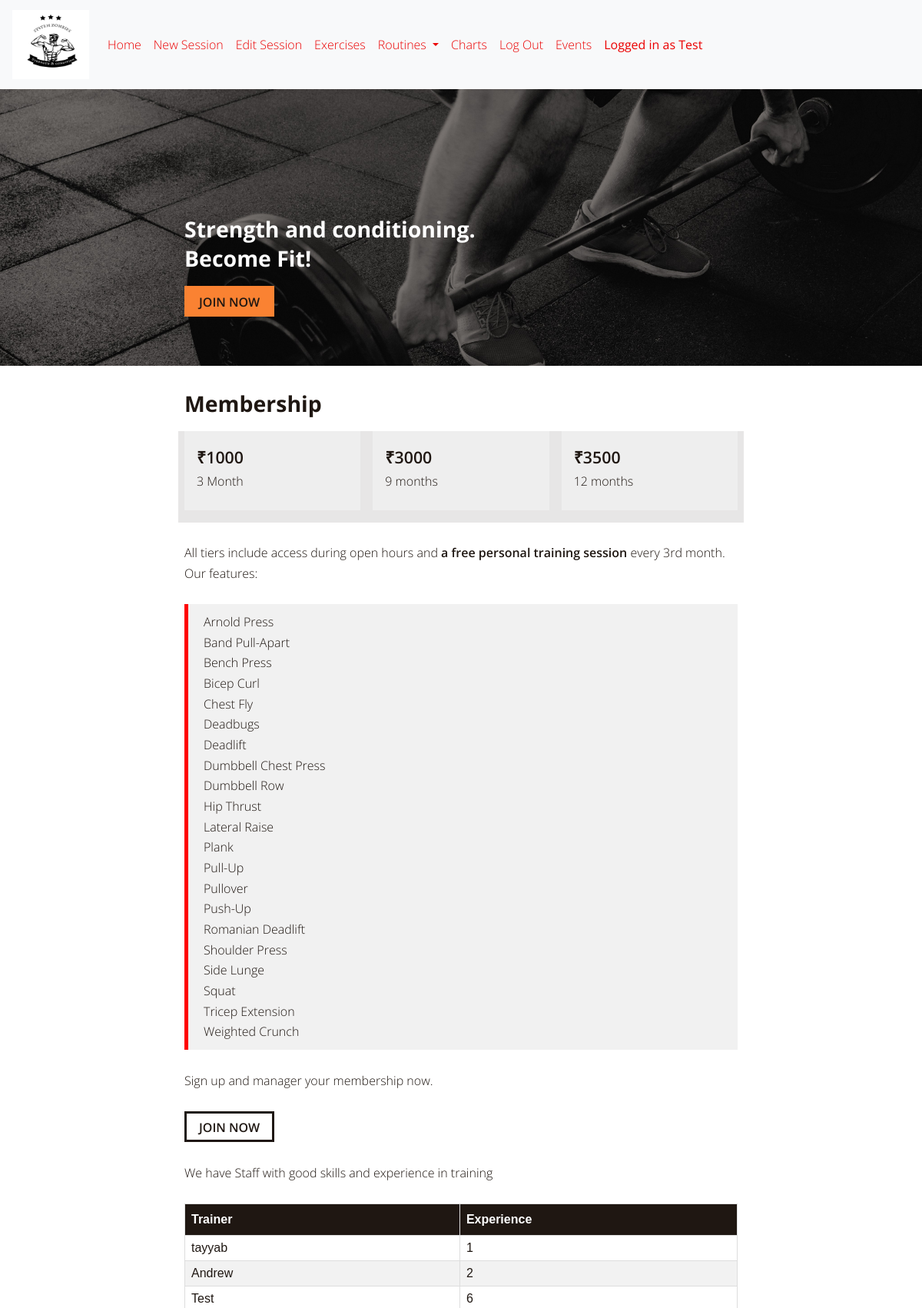
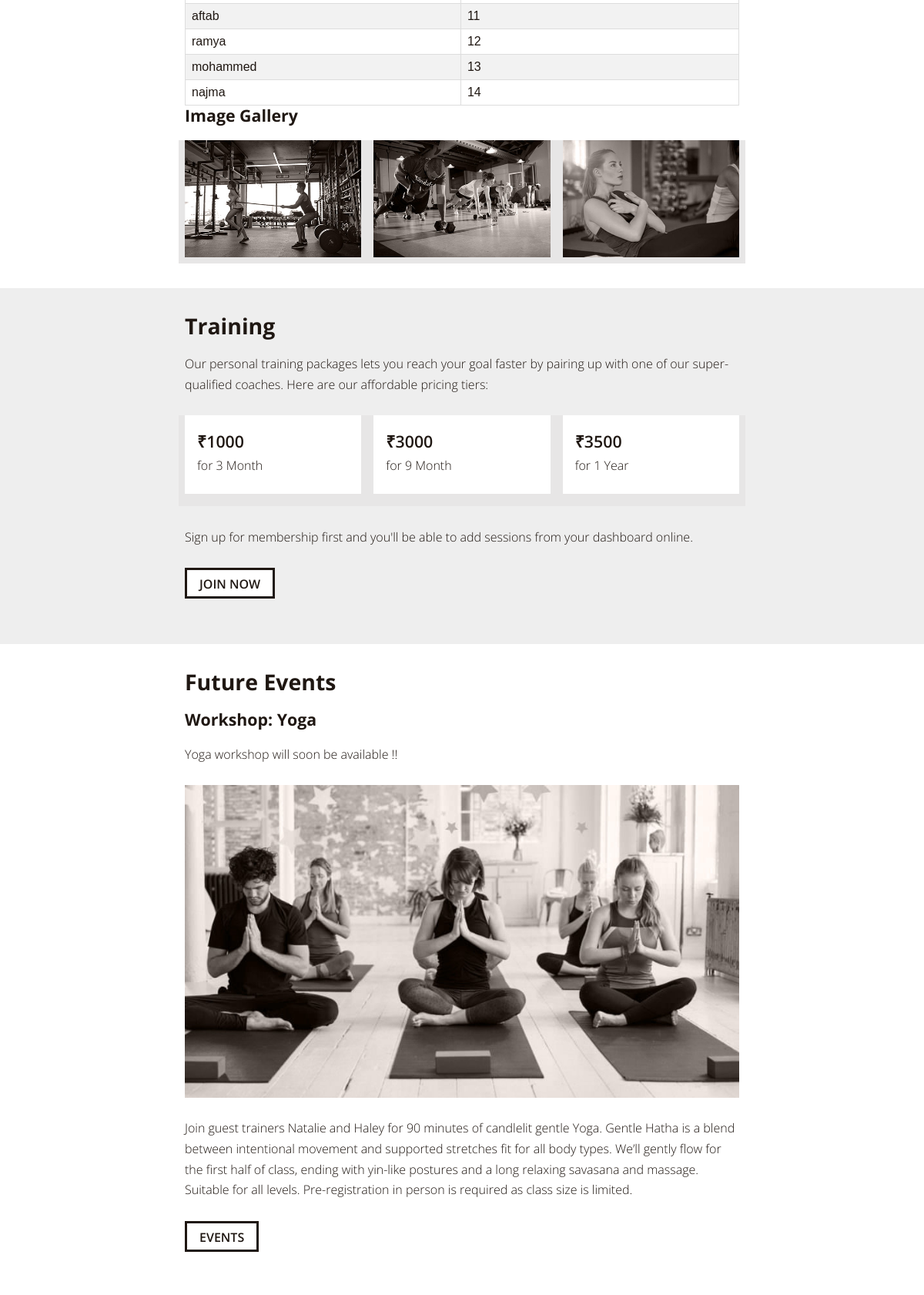
/ (signed in, upper part), run on the app's committed database (2 pictures, top to bottom).
### train/models.py (models this page shows, shortened)
class User(AbstractUser):
    user_choices = [('CL', 'client'), ('TR', 'trainer'), ('AD', 'admin')]
    subscription = models.CharField(max_length=2,null=False)
    def __str__(self):
        return f"{self.first_name}"

class Exercise(models.Model):
    body_choices = [
        ('LE', 'Legs'),
        ('AR', 'Arms'),
        ('BA', 'Back'),
        ('CH', 'Chest'),
        ('SH', 'Shoulders'),
        ('CO', 'Core'),
        ('OT', 'Other')
    ]
    name = models.CharField(max_length=40, unique=True)
    body_part = models.CharField(max_length=2, choices=body_choices)

### train/views.py (the view)
# urls.py: 2. Add a URL to urlpatterns:  path('', views.home, name='home')
def home(request):
    data=User.objects.filter(is_staff=True)
    exerciselist = Exercise.objects.all().order_by('name')
    context={'trainer':data,
             'list':exerciselist
             }
    return render(request,"train/index1.html",context)

### train/templates/train/index1.html (shortened to what this page needs)
<!DOCTYPE html>
{% load static %}
<html lang="en">
<head>
  <link href="{% static 'train/normalize.css' %}" rel="stylesheet">
  <link rel="stylesheet" href="{% static 'train/styles.css' %}">
    <link href="{% static 'train/main.css' %}" rel="stylesheet">
   <link rel="stylesheet" href="https://stackpath.bootstrapcdn.com/bootstrap/4.4.1/css/bootstrap.min.css">
        <link rel="stylesheet" href="{% static 'train/styles.css' %}">
    <link rel="stylesheet" href="https://stackpath.bootstrapcdn.com/bootstrap/4.4.1/css/bootstrap.min.css">
  <link href="{% static 'train/normalize.css' %}" rel="stylesheet">
    <link href="{% static 'train/main.css' %}" rel="stylesheet">
        <link rel="stylesheet" href="{% static 'train/styles.css' %}">
    </head>
    <body>
        <nav class="navbar navbar-expand-lg navbar-light bg-light">
            <a class="navbar-brand" href="{% url 'home' %}">
                <img src="{% static 'train/logo.jpg' %}" height="90" width="100"></a>
            <div class="collapse navbar-collapse" id="navbarSupportedContent">
                <ul class="navbar-nav">
                    {% if user.is_authenticated %}
                        {% if user.is_staff %}
                            <li class="nav-item">
                                <a class="nav-link" href="{% url 'home' %}">Home</a>
                            </li>
                            <li class="nav-item">
                                <a class="nav-link" href="{% url 'newsession' %}">New Session</a>
                            </li>
                            <li class="nav-item">
                                <a class="nav-link" href="{% url 'editsession' %}">Edit Session</a>
                            </li>
                            <li class="nav-item">
                                <a class="nav-link" href="{% url 'exerciseview' %}">Exercises</a>
                            </li>
                            <li class="nav-item dropdown">
                                <a class="nav-link dropdown-toggle" href="#" id="navbarDropdownMenuLink" data-toggle="dropdown"
                                    aria-haspopup="true" aria-expanded="false">Routines </a>
                            </li>
                            <li class="nav-item">
                                <a class="nav-link" href="{% url 'charts' %}">Charts</a>
                            </li>
                        {% endif %}
                        <li class="nav-item">
                            <a class="nav-link" href="{% url 'logout' %}">Log Out</a>
                        </li>
                        <li class="nav-item">
                                <a class="nav-link" href="{% url 'event' %}">Events</a>
                            </li>
                        <li class="nav-item">
                            <b><a class="nav-link disabled">Logged in as {{request.user}}</a></b>
                        </li>
                    {% endif %}
                </ul>
            </div>
        </nav>
     <div class="hero hero--landing" style="background-image: url('/static/train/hero-landing.jpg');">
        <div class="hero__wrap wrap">
          <div class="hero__content">
            <h2 class="hero__tagline">
              Strength and conditioning.<br>
              Become Fit!
            </h2>
            <a href="{% url 'register' %}" class="hero__btn-cta btn btn--primary">
              Join Now
            </a>
          </div>
        </div>
      </div>
      <section class="section">
        <div class="wrap">
          <h2 id="membership">Membership</h2>
          <div class="listings row">
            <div class="listings__item col col--4md">
              <div class="listings__item-content">
                <span class="listings__item-title"> ₹1000</span>
                <span class="listings__item-prop">3 Month</span>
              </div>
            </div>
            <div class="listings__item col col--4md">
              <div class="listings__item-content">
                <span class="listings__item-title"> ₹3000</span>
                <span class="listings__item-prop">9 months</span>
              </div>
            </div>
            <div class="listings__item col col--4md">
              <div class="listings__item-content">
                <span class="listings__item-title"> ₹3500</span>
                <span class="listings__item-prop">12 months</span>
              </div>
            </div>
          </div>
          <p>
            All tiers include access during open hours and <strong>a free personal training session</strong> every 3rd month. Our features:
          </p>
          <ul class="ulp">
              {% for j in list %}
              <li>{{j.name}}
              </li>
              {% endfor %}
          </ul>
          <p>
          Sign up and manager your membership now.
          </p>
          <p>
            <a href="{% url 'register' %}" class="btn">
               Join now
            </a>
          </p>
            <p>We have Staff with good skills and experience in training </p>
            <table id="trainers">
                <thead>
                <th>Trainer</th>
                <th>Experience</th>
                </thead>
                {% for i in trainer %}
                <tr>
                    <td>{{i.first_name}}</td>
                    <td>{{i.id}}</td>
                </tr>
                {% endfor %}
            </table>
          <h3> Image Gallery</h3>
          <div class="row">
            <div class="img-item col col--4md">
              <a href="{% static 'train/gym-environment1.jpg' %}" target="_blank">
                <img src="{% static 'train/gym-environment1.jpg' %}" alt="Training area 1" class="img-responsive">
              </a>
            </div>
            <div class="img-item col col--4md">
              <a href="{% static 'train/gym-environment2.jpg' %}" target="_blank">
                <img src="{% static 'train/gym-environment2.jpg' %}" alt="Training area 2" class="img-responsive">
              </a>
            </div>
            <div class="img-item col col--4md">
              <a href="{% static 'train/gym-environment3.jpg' %}" target="_blank">
                <img src="{% static 'train/gym-environment3.jpg' %}" alt="Training area 3" class="img-responsive">
              </a>
            </div>
          </div>
        </div>
      </section>
      <section class="section section--alt">
        <div class="wrap">
          <h2>Training</h2>
          <p>
            Our personal training packages lets you reach your goal faster by pairing up with one of our super-qualified coaches. Here are our affordable pricing tiers:
          </p>
          <ul class="listings row">
            <li class="listings__item listings__item--alt col col--6md">
              <p class="listings__item-content listings__item-content--alt">
                <span class="listings__item-title">₹1000</span>
                <span class="listings__item-prop">for 3 Month</span>
              </p>
            </li>
            <li class="listings__item listings__item--alt col col--6md">
              <p class="listings__item-content listings__item-content--alt">
                <span class="listings__item-title">₹3000</span>
                <span class="listings__item-prop">for 9 Month</span>
              </p>
            </li>
            <li class="listings__item listings__item--alt col col--6md">
              <p class="listings__item-content listings__item-content--alt">
                <span class="listings__item-title">₹3500</span>
                <span class="listings__item-prop">for 1 Year</span>
              </p>
            </li>
          </ul>
          <p>
            Sign up for membership first and you'll be able to add sessions from your dashboard online.
          </p>
          <p>
            <a href="{% url 'register' %}" class="btn">
              Join Now
            </a>
          </p>
        </div>
      </section>
      <section class="section">
        <div class="wrap" style="{% static 'train/hero-events.jpg' %}">
          <h2>Future Events</h2>
          <h3>Workshop: Yoga</h3>
          <p>
            Yoga workshop will soon be available !!
          </p>
          <p>
            <img src="{% static 'train/event-picture.jpg' %}" alt="Yoga" class="img-responsive">
          </p>
          <p>
            Join guest trainers Natalie and Haley for 90 minutes of candlelit gentle  Yoga. Gentle Hatha is a blend between intentional movement and supported stretches fit for all body types. We’ll gently flow for the first half of class, ending with yin-like postures and a long relaxing savasana and massage. Suitable for all levels. Pre-registration in person is required as class size is limited.
          </p>
          <p>
            <a href="{% url 'event' %}" class="btn">
              Events
            </a>
          </p>
        </div>
      </section>
</body>
</html>

### train/static/train/styles.css (style rules this page uses)
body, html { height: 95%; }
.nav-link { color: #EB0000 !important; }
th, td { padding: 5px; }

### train/static/train/main.css (style rules this page uses)
#trainers { font-family: Arial, Helvetica, sans-serif !important; border-collapse: collapse !important; width: 100% !important; }
#trainers td, #trainers th { border: 1px solid #ddd !important; padding: 8px !important; }
#trainers tr:nth-child(even) { background-color: #f2f2f2 !important; }
#trainers th { padding-top: 12px !important; padding-bottom: 12px !important; text-align: left !important; background-color: #1F1712 !important; color: white !important; }
:root { --color-day: white; --color-night: #1F1712; --color-earth-orange: #FA8232; --color-life-green: #41C734; --color-dark-blue: #1377d5; --color-magma-red: #EB0000; --color-gray-1: #333; --color-gray-2: #999; --color-gray-3: #CCC; --color-gray-4: #EEE; --color-gray-5: #F9F9F9; --color-anchor: #0275d8; --color-anchor-hover: #025aa5; --font-primary: 'Open Sans', 'Helvetica Neue', Helvetica, Arial, sans-serif; --font-secondary: 'Alfa Slab One', 'Helvetica Nueue', Helvetica, Arial, sans-serif; --wrap-lg: 47rem; --wrap-md: 30rem; --wrap-sm: 22rem; --wrap-padding: 1rem; }
*, *::before, *::after { box-sizing: border-box; }
html { height: 100%; font-size: 100%; }
body { margin: 0; font-family: var(--font-primary); font-weight: 300; line-height: 1; color: var(--color-night); -webkit-tap-highlight-color: rgba(0, 0, 0, 0); }
h1, h2, h3, p, ul, ol, blockquote, figure { margin-top: 0; margin-bottom: 1.6666rem; }
p, ul, ol, blockquote { line-height: 1.6666; }
h1, h2, h3 { line-height: 1.2; }
h2, h3, .h2, .h3 { font-weight: bold; margin-bottom: 1.2rem; }
h2, .h2 { font-family: var(--font-primary); font-size: 1.77768889rem; }
h3, .h3 { font-family: var(--font-primary); font-size: 1.3333rem; }
strong { font-weight: 600; }
a { color: #0275d8; text-decoration: none; }
img { vertical-align: top; }
.img-responsive { display: block; max-width: 100%; height: auto; }
.wrap { position: relative; margin-left: auto; margin-right: auto; padding-left: var(--wrap-padding); padding-right: var(--wrap-padding); max-width: var(--wrap-lg); }
.section { padding-top: 2rem; padding-bottom: 2rem; }
.section--alt { background-color: var(--color-gray-4); }
.row { display: flex; margin-left: -0.5rem; margin-right: -0.5rem; flex-wrap: wrap; }
.col { width: 100%; padding-left: 0.5rem; padding-right: 0.5rem; }
.ulp { border-left: 5px solid red; background-color: #f1f1f1; list-style-type: none; padding: 10px 20px; }
@media screen and (min-width: 35em) { .col--4md { width: 33.3333%; } }
@media screen and (min-width: 35em) { .col--6md { width: 50%; } }
.btn { display: inline-block; position: relative; padding: 0.625rem 1rem 0.5rem 1rem; border-radius: 0; border: solid 3px var(--color-night); background-color: white; font-weight: 600; line-height: 1; text-transform: uppercase; text-align: center; color: inherit; cursor: pointer; -webkit-appearance: none; }
.btn--primary { border-color: transparent; background-color: #FA8232; color: var(--color-night); }
.hero { position: relative; background-color: var(--color-gray-1); background-size: cover; height: 22.5rem; }
.hero--landing { background-position: top center; }
.hero__wrap { height: 100%; }
.hero__content { position: absolute; left: 0; bottom: 0; z-index: 10; padding-bottom: 4rem; padding-left: var(--wrap-padding); padding-right: var(--wrap-padding); width: 100%; }
.hero__tagline { margin-bottom: 0; font-size: 1.777728889rem; line-height: 1.3333; color: white; }
.hero__btn-cta { margin-top: 1rem; }
.listings { padding-left: 0; margin-bottom: 1.6666rem; list-style: none; }
.listings__item { flex-shrink: 0; margin-bottom: 1rem; }
.listings__item-content { display: flex; flex-direction: column; margin-bottom: 0; padding: 1rem; height: 100%; background-color: var(--color-gray-4); line-height: 1.6666; }
.listings__item-content--alt { background-color: white; }
.listings__item-title { display: block; font-size: 1.3333rem; font-weight: 600; }
.listings__item-prop { display: block; }
.listings__item-prop:last-of-type { margin-bottom: 0.5rem; }
.img-item { margin-bottom: 0.5rem; }
table { border-collapse: collapse; width: 100%; text-align: left; }
th,td { border: 2px solid #000; padding: 15px; }
.row { background-color:rgb(231, 230, 230); }

### data on the page
User: user "Test", first_name "Test", id "6"
Exercise: name "Arnold Press"
Exercise: name "Band Pull-Apart"
Exercise: name "Bench Press"
Exercise: name "Bicep Curl"
Exercise: name "Chest Fly"
Exercise: name "Deadbugs"
Exercise: name "Deadlift"
Exercise: name "Dumbbell Chest Press"
Exercise: name "Dumbbell Row"
Exercise: name "Hip Thrust"
Exercise: name "Lateral Raise"
Exercise: name "Plank"
Exercise: name "Pull-Up"
Exercise: name "Pullover"
Exercise: name "Push-Up"
Exercise: name "Romanian Deadlift"
Exercise: name "Shoulder Press"
Exercise: name "Side Lunge"
Exercise: name "Squat"
Exercise: name "Tricep Extension"
Exercise: name "Weighted Crunch"
User: first_name "tayyab", id "1"
User: first_name "Andrew", id "2"
User: first_name "aftab", id "11"
User: first_name "ramya", id "12"
User: first_name "mohammed", id "13"
User: first_name "najma", id "14"
